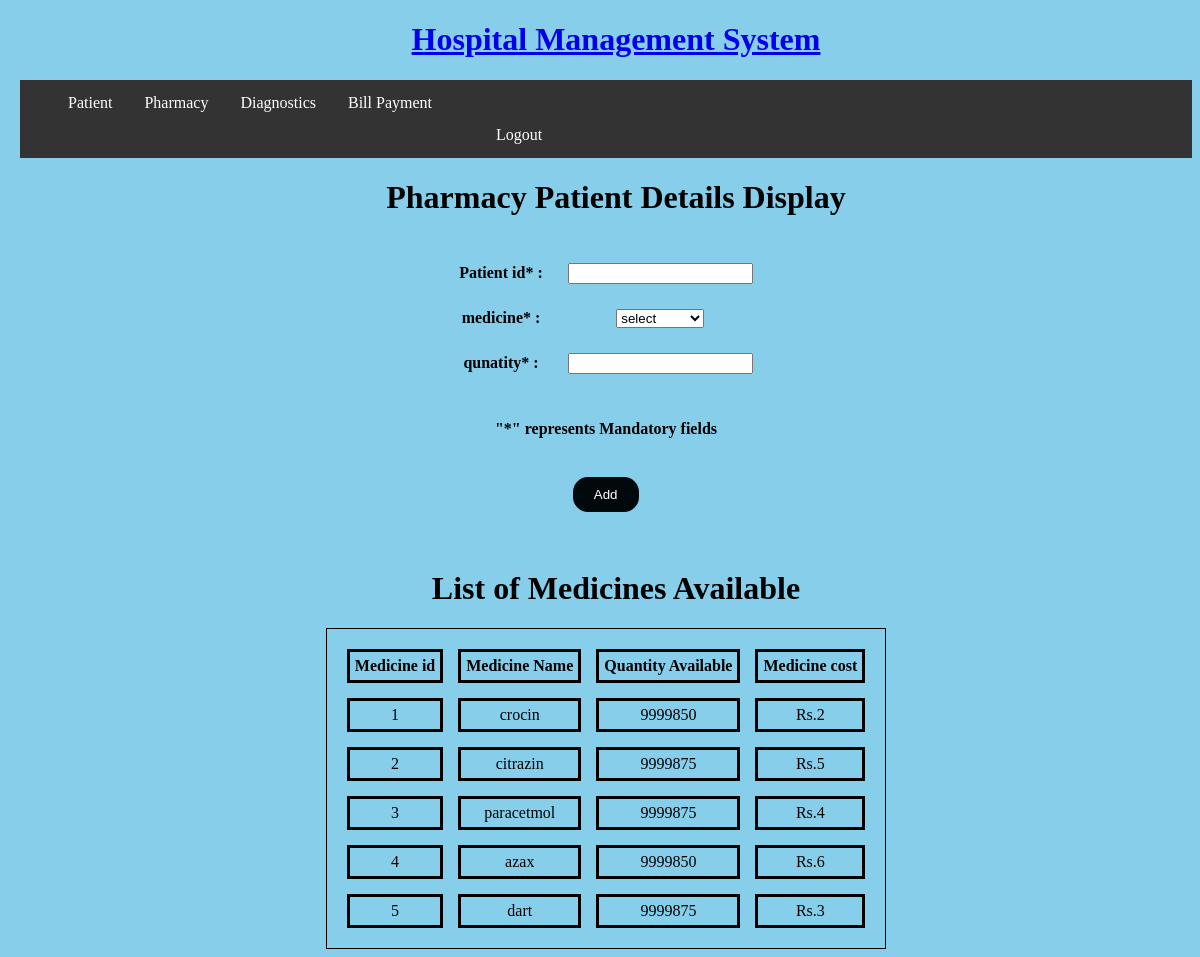
/pharmaadd (signed in), run on an earlier commit of the app's database.
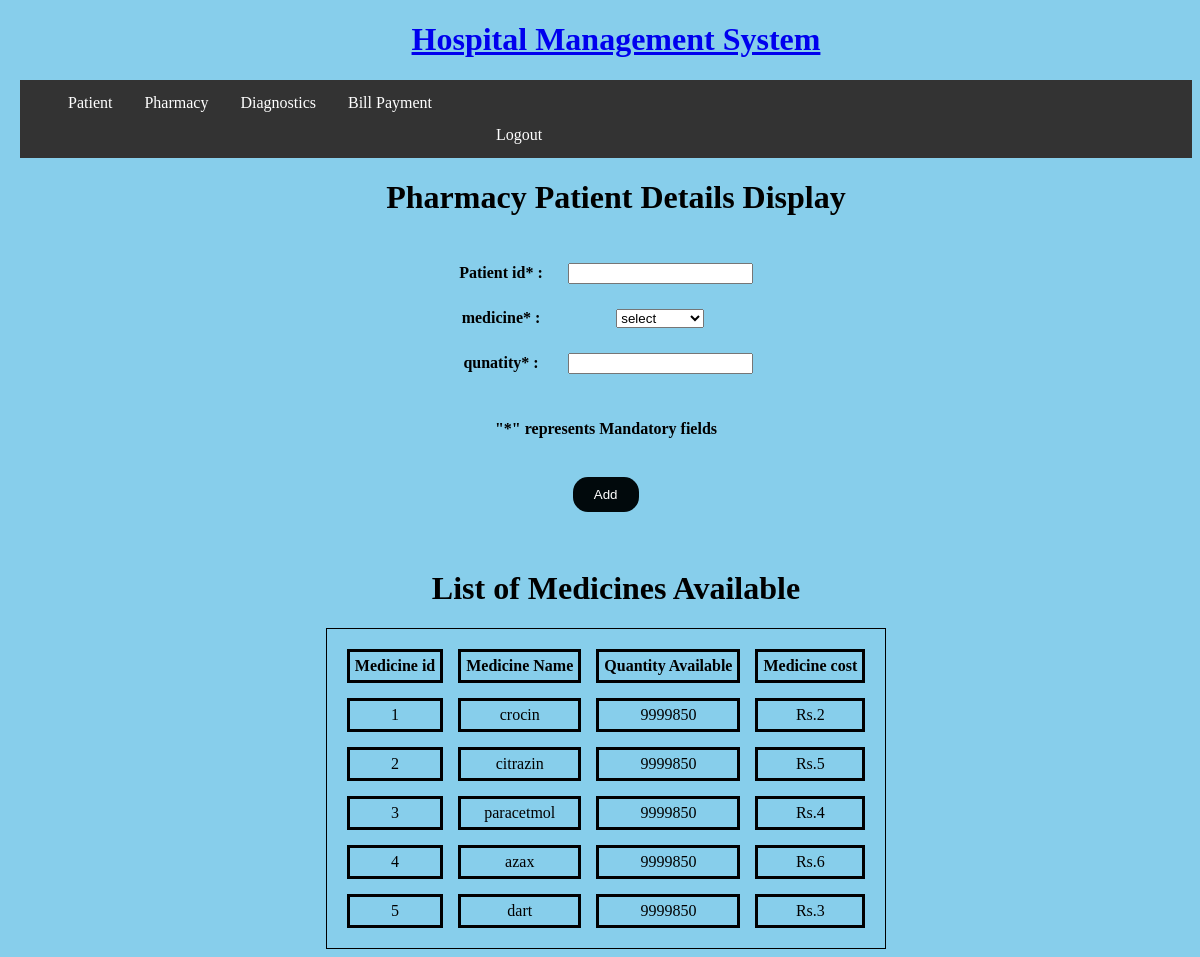
And on a later commit of the database.
### app.py (models this page shows, shortened)
class pharmacy(db.Model):                   #database fields Creation with constraints for Available medicines
    medicine_id = db.Column(db.Integer, autoincrement=True)
    medicine_name = db.Column(db.Text, primary_key=True)
    quantity_available = db.Column(db.Integer)
    medicine_cost = db.Column(db.Integer)

### app.py (the view)
@app.route('/pharmaadd', methods = ['GET', 'POST'])
def pharmaadd():
    if g.user:
        return render_template("pharmaadd.html",pharmacy = pharmacy.query.all())
    return redirect(url_for("beforelogin"))

### app.py (called while the page is built)
@app.before_request
def before_request():
    g.user=None         #setting up global user as None
    if 'user' in session:           #checking if there an user in the session
        g.user=session["user"]          #if user is there then making the user as a global session

### templates/pharmaadd.html (shortened to what this page needs)
<!DOCTYPE html>
   <head>
     <link rel="stylesheet" type="text/css" href="{{ url_for('static',filename='edits.css') }}">
     <link rel="stylesheet" href="https://unpkg.com/purecss@2.0.3/build/pure-min.css">
   </head>
   <body style="text-align:center" bgcolor="skyblue" action="/pharmauserin" method="POST">
     <h1><a style="text_align:center" href = "{{ url_for('home') }}"> Hospital Management System</h1>
     <nav>
       <ul>
       <li class="dropdown">
         <a href="javascript:void(0)" class="dropbtn">Patient</a>
       </li>
       <li class="dropdown">
         <a href="javascript:void(0)" class="dropbtn">Pharmacy</a>
       </li>
       <li class="dropdown">
         <a href="javascript:void(0)" class="dropbtn">Diagnostics</a>
       </li>
       <li class="dropdown">
         <a href="javascript:void(0)" class="dropbtn">Bill Payment</a>
       </li>
       {% for i in range(24) %}
       <li class="dropdown">
         <a href="javascript:void(0)" class="dropbtn">            </a>
       </li>
     {% endfor %}
       <li class="dropdown">
         <a href="/logout" class="dropbtn"> Logout </a>
       </li>
     </ul>
     </nav>
     <h1> Pharmacy Patient Details Display </h1>
     <form method="POST" class="pure-form pure-form-aligned" action="/pharmauserin" method = "POST">
       <table align="center">
         <div class="pure-control-group"><tr><th class= "table2">Patient id* :</th><td class= "table2"><input type="number" name= "patient id"/></td></tr>
         <div class="pure-control-group"><tr><th class= "table2">medicine* :</th><td class= "table2"><select name="medicine">
             <option>select</option>
           </select></td></tr>
           <div class="pure-control-group"><tr><th class= "table2" >qunatity* :</th><td class= "table2"><input type="number" name= "quantity"/></td></tr>
       </table>
       <h4> "*" represents Mandatory fields </h4>
       <br>
       <td > <input type="submit" value="   Add   " action="{{url_for("pharmauserin")}}" style="background:#01090C ;color:white; border:none; border-radius:15px; padding:10px" /></td>
     </form>
<br><br>
<h1> List of Medicines Available </h1>
     <table style="border:1px solid black;margin-left:auto;margin-right:auto;" class="pure-table">
        <thead>
           <tr>
              <th>Medicine id</th>
              <th>Medicine Name</th>
              <th>Quantity Available</th>
              <th>Medicine cost</th>
           </tr>
        </thead>
        <tbody style="text-align:center">
           {% for med in pharmacy %}
              <tr class="pure-table-odd">
                 <td>{{ med.medicine_id }}</td>
                 <td>{{  med.medicine_name }}</td>
                 <td>{{  med.quantity_available}}</td>
                 <td>Rs.{{  med.medicine_cost }}</td>
              </tr>
           {% endfor %}
        </tbody>
     </table>
     </body>

What changed in the data, as far as the page shows it:
changed pharmacy "citrazin": quantity_available "9999875" → "9999850"
changed pharmacy "paracetmol": quantity_available "9999875" → "9999850"
changed pharmacy "dart": quantity_available "9999875" → "9999850"
